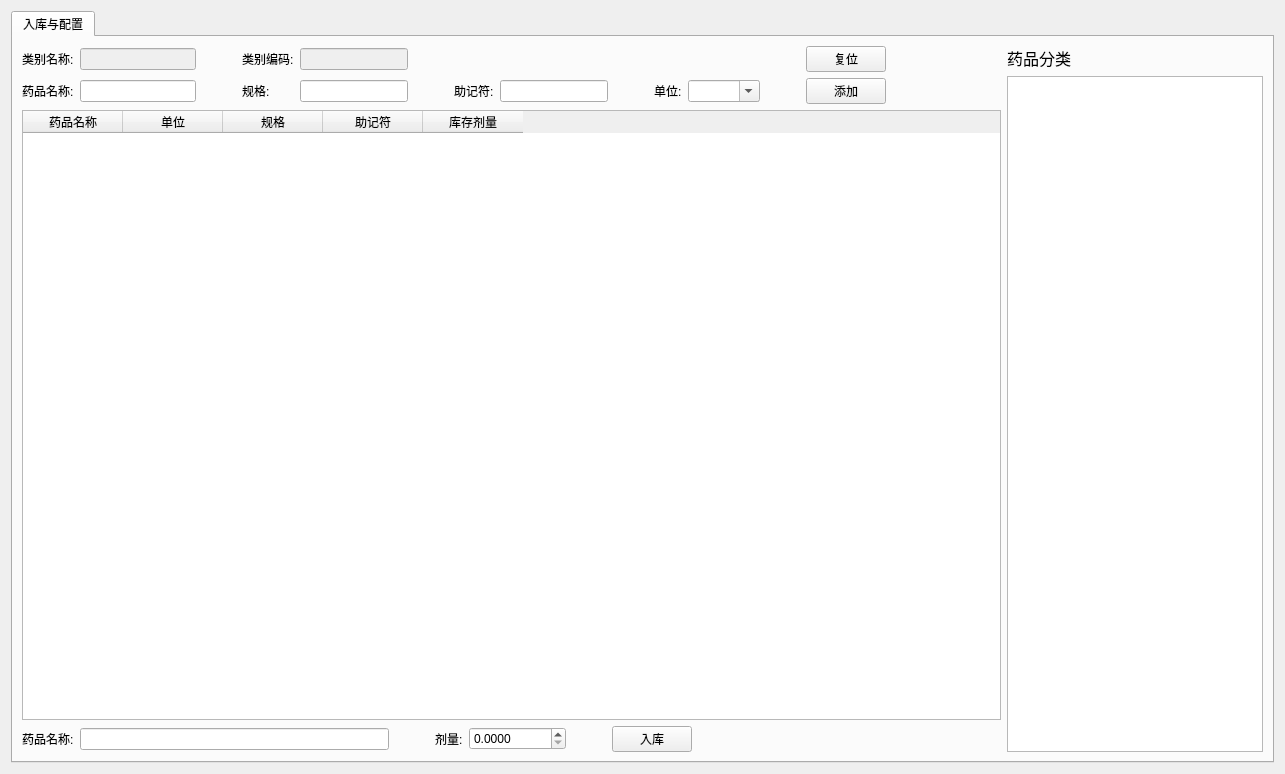
<?xml version="1.0" encoding="UTF-8"?>
<ui version="4.0">
 <class>CWidgetMedicine</class>
 <widget class="QWidget" name="CWidgetMedicine">
  <property name="geometry">
   <rect>
    <x>0</x>
    <y>0</y>
    <width>1285</width>
    <height>774</height>
   </rect>
  </property>
  <property name="font">
   <font>
    <pointsize>9</pointsize>
   </font>
  </property>
  <property name="windowTitle">
   <string>药品</string>
  </property>
  <layout class="QVBoxLayout" name="verticalLayout">
   <item>
    <widget class="QTabWidget" name="m_tbwMedicine">
     <property name="currentIndex">
      <number>0</number>
     </property>
     <widget class="QWidget" name="tabYPPZ">
      <attribute name="title">
       <string>入库与配置</string>
      </attribute>
      <layout class="QVBoxLayout" name="verticalLayout_3">
       <item>
        <layout class="QHBoxLayout" name="horizontalLayout">
         <property name="bottomMargin">
          <number>0</number>
         </property>
         <item>
          <layout class="QVBoxLayout" name="verticalLayout_4">
           <property name="topMargin">
            <number>0</number>
           </property>
           <property name="bottomMargin">
            <number>0</number>
           </property>
           <item>
            <layout class="QGridLayout" name="gridLayout_16"/>
           </item>
           <item>
            <layout class="QGridLayout" name="gridLayout_10">
             <item row="1" column="9">
              <spacer name="horizontalSpacer_4">
               <property name="orientation">
                <enum>Qt::Horizontal</enum>
               </property>
               <property name="sizeType">
                <enum>QSizePolicy::Fixed</enum>
               </property>
               <property name="sizeHint" stdset="0">
                <size>
                 <width>40</width>
                 <height>20</height>
                </size>
               </property>
              </spacer>
             </item>
             <item row="2" column="3">
              <widget class="QLabel" name="label_22">
               <property name="sizePolicy">
                <sizepolicy hsizetype="Fixed" vsizetype="Preferred">
                 <horstretch>0</horstretch>
                 <verstretch>0</verstretch>
                </sizepolicy>
               </property>
               <property name="text">
                <string>规格:</string>
               </property>
              </widget>
             </item>
             <item row="2" column="6">
              <widget class="QLabel" name="label_24">
               <property name="sizePolicy">
                <sizepolicy hsizetype="Fixed" vsizetype="Preferred">
                 <horstretch>0</horstretch>
                 <verstretch>0</verstretch>
                </sizepolicy>
               </property>
               <property name="text">
                <string>助记符:</string>
               </property>
              </widget>
             </item>
             <item row="1" column="4">
              <widget class="QLineEdit" name="m_lineYPLBBM">
               <property name="enabled">
                <bool>false</bool>
               </property>
               <property name="sizePolicy">
                <sizepolicy hsizetype="Minimum" vsizetype="Fixed">
                 <horstretch>0</horstretch>
                 <verstretch>0</verstretch>
                </sizepolicy>
               </property>
              </widget>
             </item>
             <item row="2" column="7">
              <widget class="QLineEdit" name="m_lineYPZJF">
               <property name="sizePolicy">
                <sizepolicy hsizetype="Minimum" vsizetype="Fixed">
                 <horstretch>0</horstretch>
                 <verstretch>0</verstretch>
                </sizepolicy>
               </property>
               <property name="minimumSize">
                <size>
                 <width>10</width>
                 <height>0</height>
                </size>
               </property>
              </widget>
             </item>
             <item row="2" column="0">
              <widget class="QLabel" name="label_23">
               <property name="sizePolicy">
                <sizepolicy hsizetype="Fixed" vsizetype="Preferred">
                 <horstretch>0</horstretch>
                 <verstretch>0</verstretch>
                </sizepolicy>
               </property>
               <property name="text">
                <string>药品名称:</string>
               </property>
              </widget>
             </item>
             <item row="1" column="1">
              <widget class="QLineEdit" name="m_lineYPLBMC">
               <property name="enabled">
                <bool>false</bool>
               </property>
              </widget>
             </item>
             <item row="1" column="0">
              <widget class="QLabel" name="label_21">
               <property name="sizePolicy">
                <sizepolicy hsizetype="Fixed" vsizetype="Preferred">
                 <horstretch>0</horstretch>
                 <verstretch>0</verstretch>
                </sizepolicy>
               </property>
               <property name="text">
                <string>类别名称:</string>
               </property>
              </widget>
             </item>
             <item row="1" column="5">
              <spacer name="horizontalSpacer_3">
               <property name="orientation">
                <enum>Qt::Horizontal</enum>
               </property>
               <property name="sizeType">
                <enum>QSizePolicy::Fixed</enum>
               </property>
               <property name="sizeHint" stdset="0">
                <size>
                 <width>40</width>
                 <height>20</height>
                </size>
               </property>
              </spacer>
             </item>
             <item row="1" column="2">
              <spacer name="horizontalSpacer_2">
               <property name="orientation">
                <enum>Qt::Horizontal</enum>
               </property>
               <property name="sizeType">
                <enum>QSizePolicy::Fixed</enum>
               </property>
               <property name="sizeHint" stdset="0">
                <size>
                 <width>40</width>
                 <height>20</height>
                </size>
               </property>
              </spacer>
             </item>
             <item row="2" column="10">
              <widget class="QLabel" name="label_25">
               <property name="sizePolicy">
                <sizepolicy hsizetype="Fixed" vsizetype="Preferred">
                 <horstretch>0</horstretch>
                 <verstretch>0</verstretch>
                </sizepolicy>
               </property>
               <property name="text">
                <string>单位:</string>
               </property>
              </widget>
             </item>
             <item row="1" column="14">
              <spacer name="horizontalSpacer_5">
               <property name="orientation">
                <enum>Qt::Horizontal</enum>
               </property>
               <property name="sizeHint" stdset="0">
                <size>
                 <width>40</width>
                 <height>20</height>
                </size>
               </property>
              </spacer>
             </item>
             <item row="1" column="3">
              <widget class="QLabel" name="label_20">
               <property name="sizePolicy">
                <sizepolicy hsizetype="Fixed" vsizetype="Preferred">
                 <horstretch>0</horstretch>
                 <verstretch>0</verstretch>
                </sizepolicy>
               </property>
               <property name="text">
                <string>类别编码:</string>
               </property>
              </widget>
             </item>
             <item row="2" column="1">
              <widget class="QLineEdit" name="m_lineYPYPMC"/>
             </item>
             <item row="2" column="11">
              <widget class="QComboBox" name="m_cmbYPDW">
               <property name="editable">
                <bool>true</bool>
               </property>
              </widget>
             </item>
             <item row="2" column="4">
              <widget class="QLineEdit" name="m_lineYPGG">
               <property name="sizePolicy">
                <sizepolicy hsizetype="Minimum" vsizetype="Fixed">
                 <horstretch>0</horstretch>
                 <verstretch>0</verstretch>
                </sizepolicy>
               </property>
              </widget>
             </item>
             <item row="1" column="12">
              <spacer name="horizontalSpacer_8">
               <property name="orientation">
                <enum>Qt::Horizontal</enum>
               </property>
               <property name="sizeType">
                <enum>QSizePolicy::Fixed</enum>
               </property>
               <property name="sizeHint" stdset="0">
                <size>
                 <width>40</width>
                 <height>20</height>
                </size>
               </property>
              </spacer>
             </item>
             <item row="1" column="13">
              <widget class="QPushButton" name="m_btnYPFW">
               <property name="text">
                <string>复位</string>
               </property>
              </widget>
             </item>
             <item row="2" column="13">
              <widget class="QPushButton" name="m_btnYPTJ">
               <property name="text">
                <string>添加</string>
               </property>
              </widget>
             </item>
            </layout>
           </item>
           <item>
            <widget class="QTableWidget" name="m_tblwYPKCLB">
             <property name="toolTip">
              <string>双击入库</string>
             </property>
             <property name="columnCount">
              <number>5</number>
             </property>
             <column>
              <property name="text">
               <string>药品名称</string>
              </property>
             </column>
             <column>
              <property name="text">
               <string>单位</string>
              </property>
             </column>
             <column>
              <property name="text">
               <string>规格</string>
              </property>
             </column>
             <column>
              <property name="text">
               <string>助记符</string>
              </property>
             </column>
             <column>
              <property name="text">
               <string>库存剂量</string>
              </property>
             </column>
            </widget>
           </item>
           <item>
            <layout class="QGridLayout" name="gridLayout_17">
             <item row="0" column="0">
              <widget class="QLabel" name="label_41">
               <property name="sizePolicy">
                <sizepolicy hsizetype="Fixed" vsizetype="Preferred">
                 <horstretch>0</horstretch>
                 <verstretch>0</verstretch>
                </sizepolicy>
               </property>
               <property name="text">
                <string>药品名称:</string>
               </property>
              </widget>
             </item>
             <item row="0" column="3">
              <widget class="QLabel" name="label_42">
               <property name="sizePolicy">
                <sizepolicy hsizetype="Fixed" vsizetype="Preferred">
                 <horstretch>0</horstretch>
                 <verstretch>0</verstretch>
                </sizepolicy>
               </property>
               <property name="text">
                <string>剂量:</string>
               </property>
              </widget>
             </item>
             <item row="0" column="7">
              <spacer name="horizontalSpacer">
               <property name="orientation">
                <enum>Qt::Horizontal</enum>
               </property>
               <property name="sizeHint" stdset="0">
                <size>
                 <width>40</width>
                 <height>20</height>
                </size>
               </property>
              </spacer>
             </item>
             <item row="0" column="5">
              <spacer name="horizontalSpacer_7">
               <property name="orientation">
                <enum>Qt::Horizontal</enum>
               </property>
               <property name="sizeType">
                <enum>QSizePolicy::Fixed</enum>
               </property>
               <property name="sizeHint" stdset="0">
                <size>
                 <width>40</width>
                 <height>20</height>
                </size>
               </property>
              </spacer>
             </item>
             <item row="0" column="2">
              <spacer name="horizontalSpacer_6">
               <property name="orientation">
                <enum>Qt::Horizontal</enum>
               </property>
               <property name="sizeType">
                <enum>QSizePolicy::Fixed</enum>
               </property>
               <property name="sizeHint" stdset="0">
                <size>
                 <width>40</width>
                 <height>20</height>
                </size>
               </property>
              </spacer>
             </item>
             <item row="0" column="4">
              <widget class="QDoubleSpinBox" name="m_dspdYPJL">
               <property name="decimals">
                <number>4</number>
               </property>
               <property name="maximum">
                <double>1000000000.000000000000000</double>
               </property>
              </widget>
             </item>
             <item row="0" column="6">
              <widget class="QPushButton" name="m_lineYPRK">
               <property name="sizePolicy">
                <sizepolicy hsizetype="Fixed" vsizetype="Fixed">
                 <horstretch>0</horstretch>
                 <verstretch>0</verstretch>
                </sizepolicy>
               </property>
               <property name="text">
                <string>入库</string>
               </property>
              </widget>
             </item>
             <item row="0" column="1">
              <widget class="QLineEdit" name="m_lineYPYPMCRK"/>
             </item>
            </layout>
           </item>
          </layout>
         </item>
         <item>
          <layout class="QVBoxLayout" name="verticalLayout_7">
           <item>
            <widget class="QLabel" name="label_26">
             <property name="font">
              <font>
               <pointsize>12</pointsize>
              </font>
             </property>
             <property name="text">
              <string>药品分类</string>
             </property>
            </widget>
           </item>
           <item>
            <widget class="QTreeView" name="m_treevYPYP">
             <property name="sizePolicy">
              <sizepolicy hsizetype="Fixed" vsizetype="Expanding">
               <horstretch>0</horstretch>
               <verstretch>0</verstretch>
              </sizepolicy>
             </property>
            </widget>
           </item>
          </layout>
         </item>
        </layout>
       </item>
      </layout>
     </widget>
    </widget>
   </item>
  </layout>
 </widget>
 <resources/>
 <connections/>
</ui>
